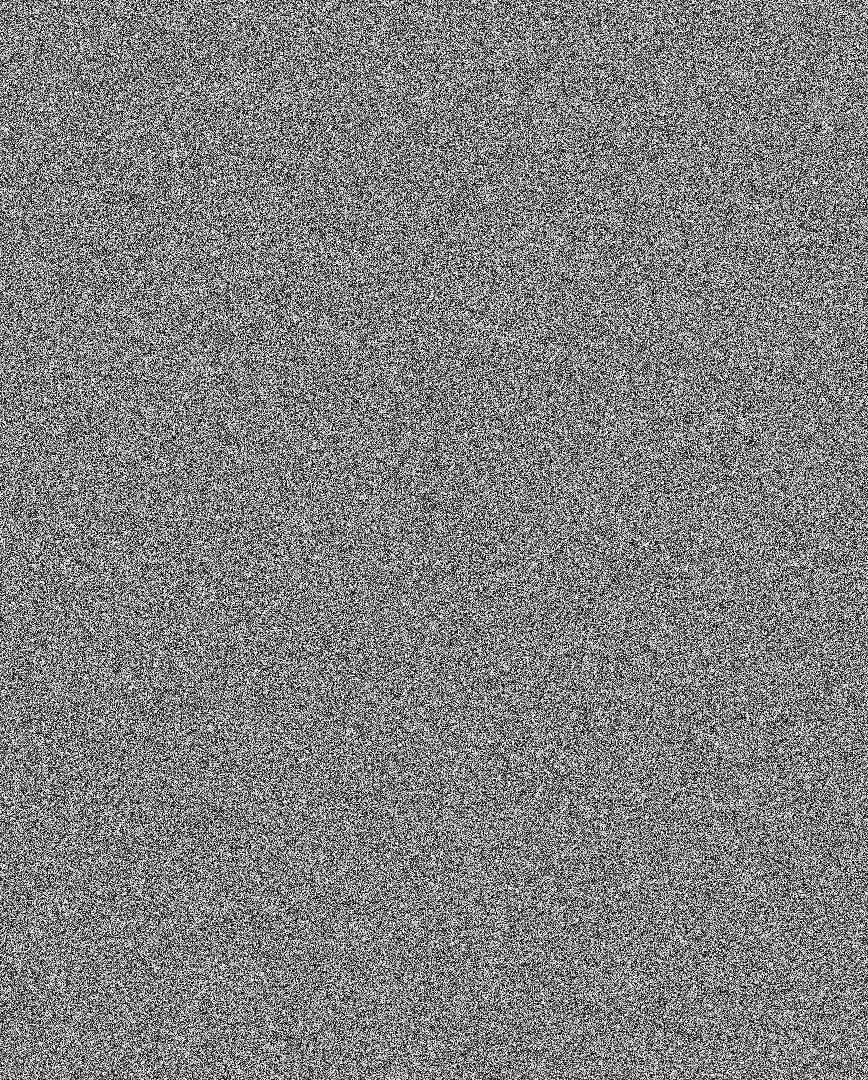
#> input picture 2021/hw/0x00/to_bf_or_not_to_bf/flag_enc.png, 868 x 1080 px
$ python decode.py
#> lines starting #> are read from the running program, lines starting #| are printed output that depends on the picture
import cv2      #https://pypi.org/project/opencv-python/
import random
import string


flag = cv2.imread('flag_enc.png', cv2.IMREAD_GRAYSCALE)
#> flag is the input picture: shape (1080, 868); min 0, max 255, mean 127.4
golem = cv2.imread('golem_enc.png', cv2.IMREAD_GRAYSCALE)
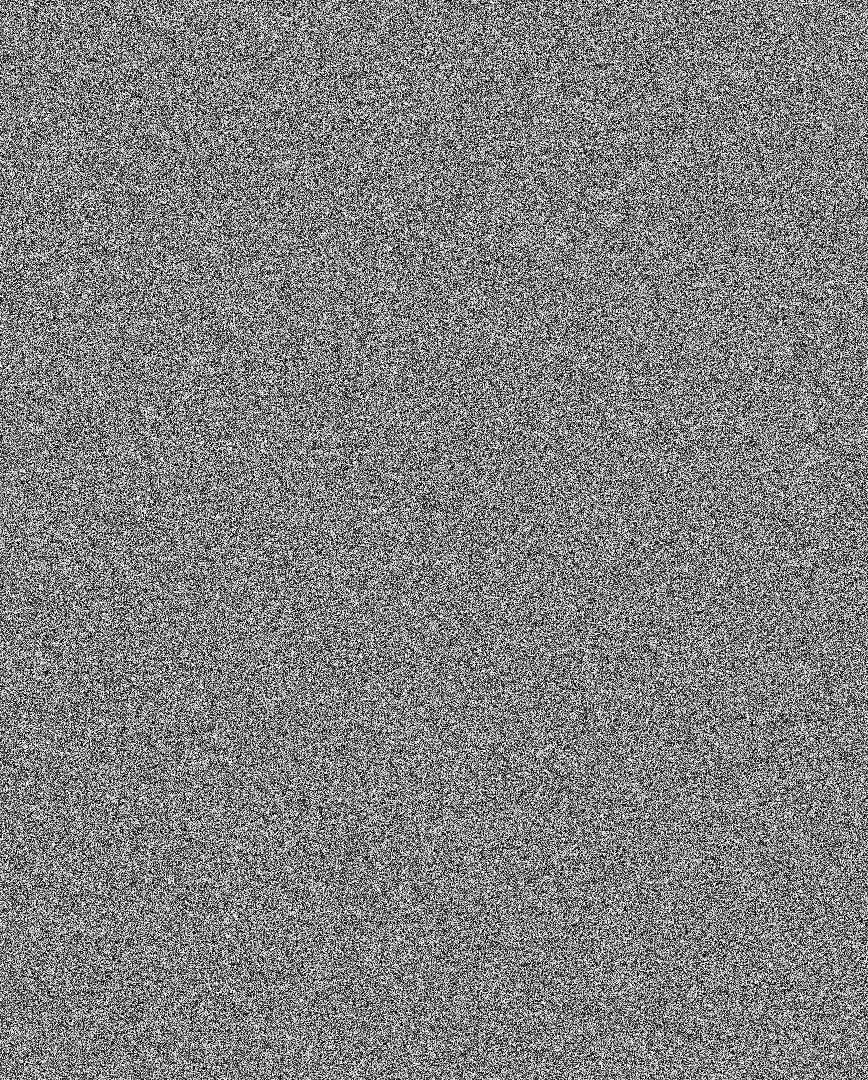
#> input picture 2021/hw/0x00/to_bf_or_not_to_bf/golem_enc.png, 868 x 1080 px
#> golem is the input picture: shape (1080, 868); min 0, max 255, mean 127.5

h, w = flag.shape
#> h = 1080; w = 868
for i in range(h):
    for j in range(w):
        flag[i][j] ^= golem[i][j]
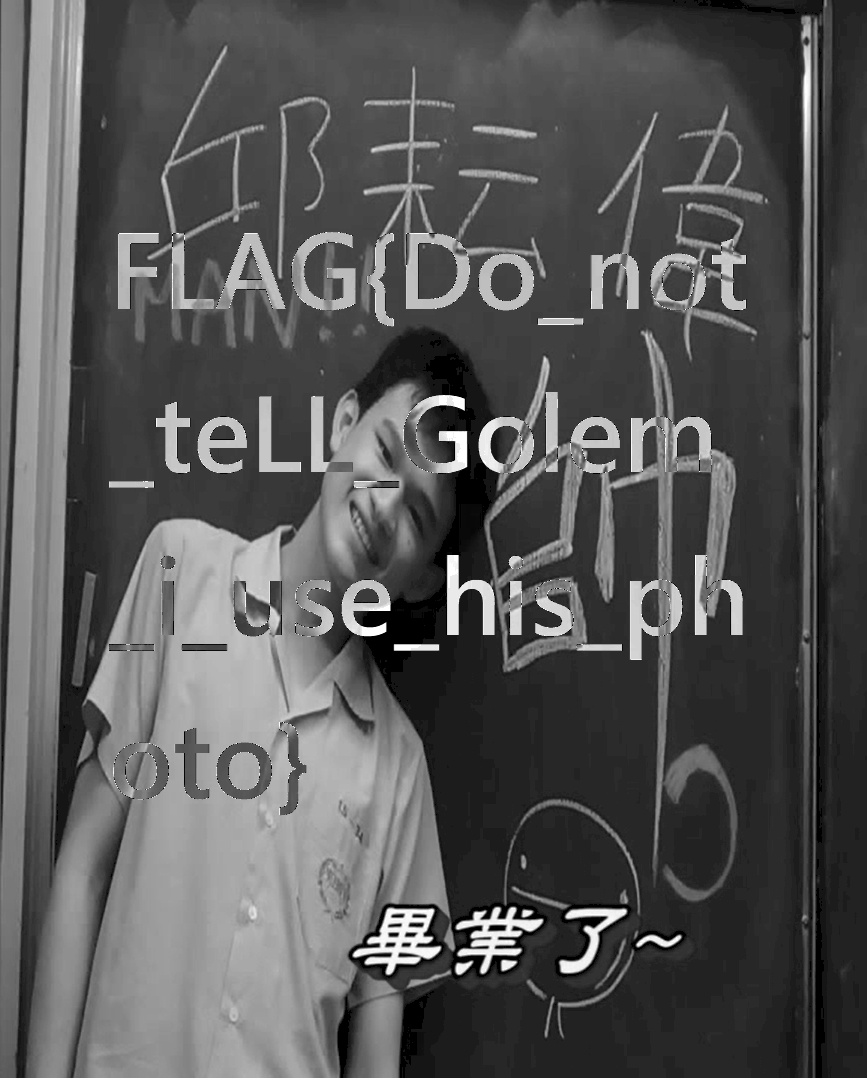
#> flag: shape (1080, 868); min 0, max 255, mean 86.8

cv2.imwrite('out.png', flag)
